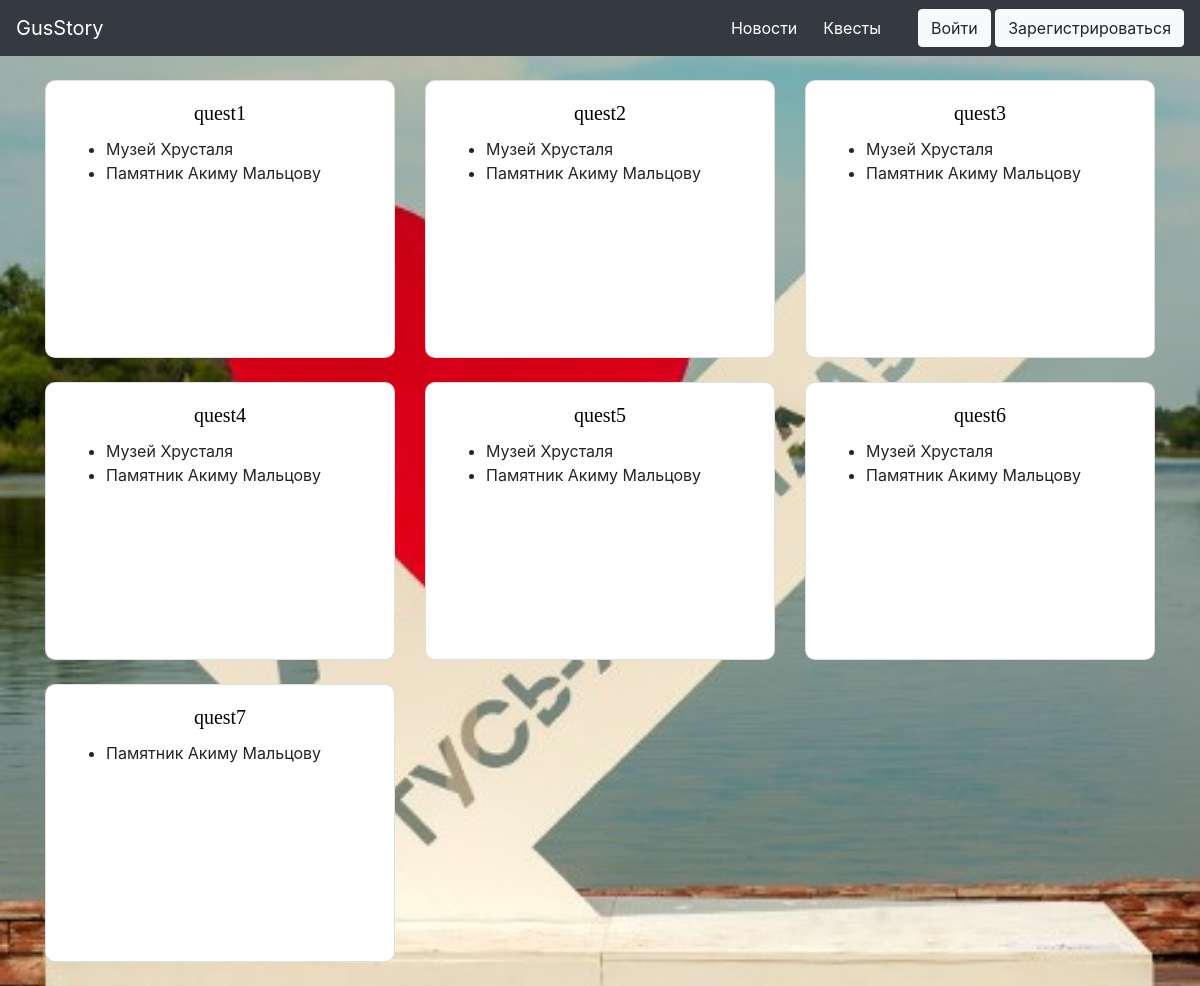
The app's page /quests with its own data.
### data/quests.py (models this page shows)
class Quests(SqlAlchemyBase, SerializerMixin, UserMixin):
    __tablename__ = 'quests'
    id = sqlalchemy.Column(sqlalchemy.Integer, primary_key=True, autoincrement=True)
    name = sqlalchemy.Column(sqlalchemy.String, nullable=True)
    points = sqlalchemy.Column(sqlalchemy.TEXT, nullable=True)

### main.py (the view)
@app.route('/quests')
def gus_quests():
    sessions = db_session.create_session()
    quest = sessions.query(quests.Quests)
    return render_template("quests.html", quests=quest)

### data/db_session.py (called while the page is built)
def create_session() -> Session:
    global __factory
    return __factory()

### templates/quests.html
{% extends "base.html" %}
{% block content %}
<div class="container; mt-4">
    <div class="row">
        {% for quest in quests %}
        <div class="col-sm-4">
            <div class="card mb-4" style="width: 100%; border-radius: 10px;">
                <div class="card-body">
                    <h5 class="card-title" align="center">{{quest.name}}</h5>
                    <div style="height: 200px;">
                        <ul>
                            {% for point in quest.points.split('\n')%}
                            <li>{{point}}</li>
                            {% endfor %}
                        </ul>
                    </div>
                </div>
            </div>
        </div>
        {% endfor %}
    </div>
</div>
{% endblock %}

### static/css/style.css (style rules this page uses)
body { background: #000; color: #FFFFFF; display: flex; flex-direction: column; height: 100%; }
html { height: 100%; }
h5 { color: #000; font-family: ‘Times New Roman’, serif; font-size: 20px; font-weight: normal; line-height: 48px; margin: 0; }

### records on screen
Quests: name "quest1", point "Музей Хрусталя" "Памятник Акиму Мальцову"
Quests: name "quest2", point "Музей Хрусталя" "Памятник Акиму Мальцову"
Quests: name "quest3", point "Музей Хрусталя" "Памятник Акиму Мальцову"
Quests: name "quest4", point "Музей Хрусталя" "Памятник Акиму Мальцову"
Quests: name "quest5", point "Музей Хрусталя" "Памятник Акиму Мальцову"
Quests: name "quest6", point "Музей Хрусталя" "Памятник Акиму Мальцову"
Quests: name "quest7", points "Памятник Акиму Мальцову"
